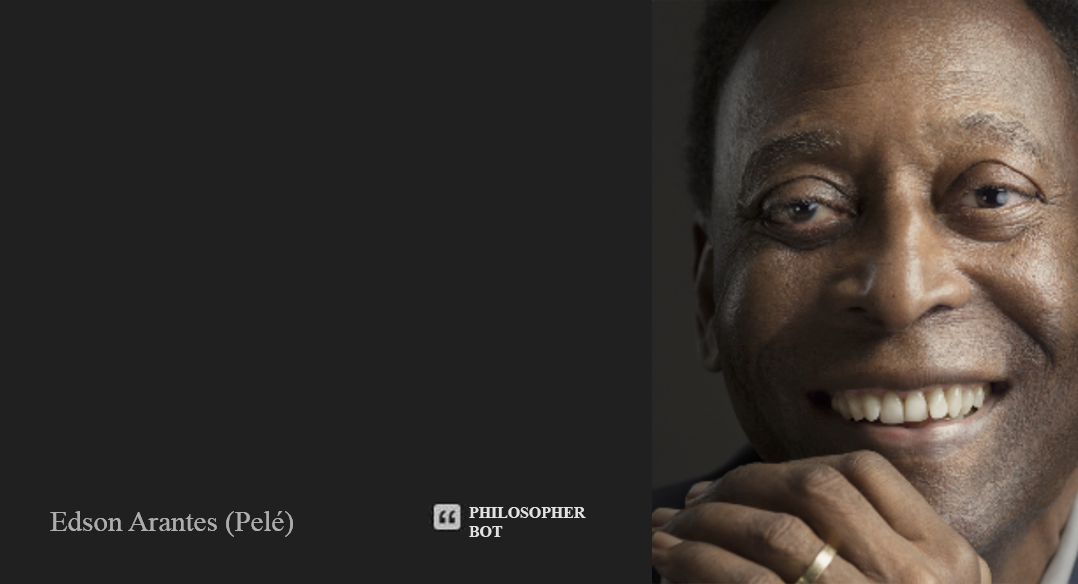

This chart was generated by the following Python code:
"""
posting.py
Philosopher Bot
---------------
Created by Caio Madeira (@sudomaidera)
Co-worker: Rodrigo Carmo @rodrigoblock

instagram: @sudomadeira
Twitter: @bot_philospher
Avaliable on Discord too!

"""
# -*- coding: utf-8 -*-
import tweepy, textwrap, random, time, re
from PIL import Image, ImageDraw, ImageFont

from Lists.accounts import contas_list
from Lists.img_list import philosopher
from Credentials.credentials_verify_test import api
from Logs.logger_posting import *


class PostDiario:

    def __init__(self):
        self.posting()
        self.api = api

    def posting(self):

        global escrever, random_conta
        img = Image.open('Templates/template.png')
        txt = "Font/myriad.otf"
        fontsize = 1
        _ = img.size
        blank = Image.new('RGB', (269, 194))
        fonte = ImageFont.truetype("Font/myriad.otf", fontsize)
        try:
            escrever = ImageDraw.Draw(img)
            log.info("------------------------")
            random_conta = random.choice(contas_list)
            tweets_conta = self.obter_tweets(api, random_conta)
            log.info("TWEET SELECIONADO:")
            log.info(tweets_conta)
            log.info("Analisando Texto...")
            time.sleep(2)
        except tweepy.error.TweepError:
            pass

        for _ in tweepy.Cursor(api.user_timeline).items(1):

            items = ("\n".join(tweets))
            if items == '':
                log.info('String vazia detectada!')
                log.info('Retornando aos tweets novamente...')
                log.info('----------------------')
                return tweets

            while (fonte.getsize(txt)[0] < blank.size[0]) and (fonte.getsize(txt)[1] < blank.size[1]):
                fontsize += 1
                fonte = ImageFont.truetype("Font/myriad.otf", fontsize)

            fontsize -= 1
            escrever.textsize(txt, font=fonte)
            escrever.text(xy=(43, 105), text=textwrap.fill(items, 30), fill=(255, 255, 255), font=fonte)
            random_philo = random.choice(philosopher)
            img.paste(random_philo, (0, 0), random_philo)
            img.save('Posting/posting.png')
            post = api.update_with_media('Posting/posting.png')
            ori_tweet = api.update_status(f'Tweet Original: twitter.com/{random_conta}/status/{r.id}', post.id,
                                          include_entities=True)
            log.info(f'TWEET ORIGINAL ENVIADO: {ori_tweet.text}')
            log.info("> DAILY POST ENVIADO! <")
            log.info("===================================================")

            return

    @staticmethod  # obter tweets is now a static method from class
    def obter_tweets(api, user):

        global tweets
        resultados = api.user_timeline(screen_name=user,
                                       count=1,
                                       tweet_mode='extended',
                                       contributor_details=True,
                                       include_entities=True,
                                       include_rts=False,
                                       trim_user=True,
                                       exclude_replies=True)
        tweets = []
        global r
        for r in resultados:
            tweet = re.sub(r'http\S+', '', r.full_text)
            tweets.append(tweet.replace('\n', ' '))
            time.sleep(2)
        return tweets


pass
